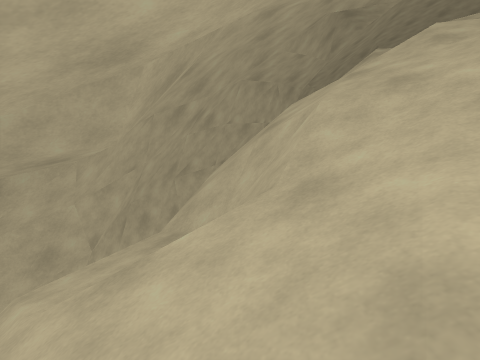
View 1 (above)

18 first-person views from a walk through a scene from a Unity 3-D project. The camera is 1.2 m above the floor, tilts 6° down and sees 80° across. The floor is counted in squares, 2 m on a side. Each view is taken from the middle of a square. On the plan, view 1 faces up. The plan holds only what a view shows up to about 9 squares ahead; the rest is blank. The place goes on beyond the plan. The player character is not drawn.

View 2
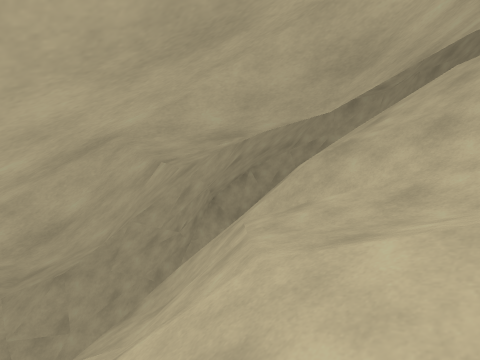

View 3
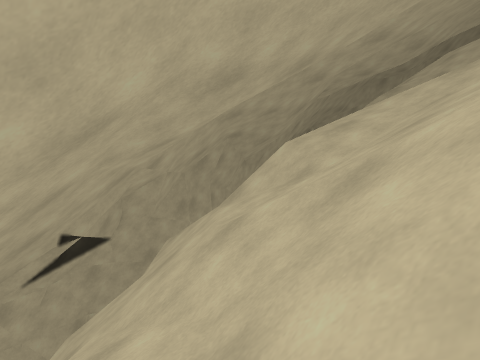

View 4
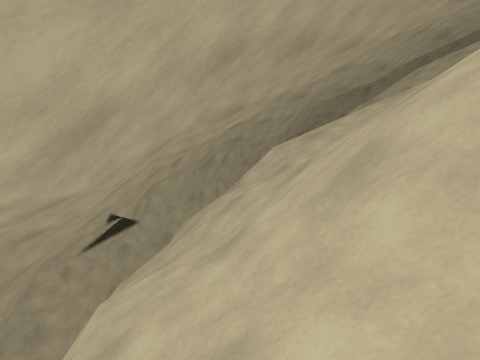

View 5
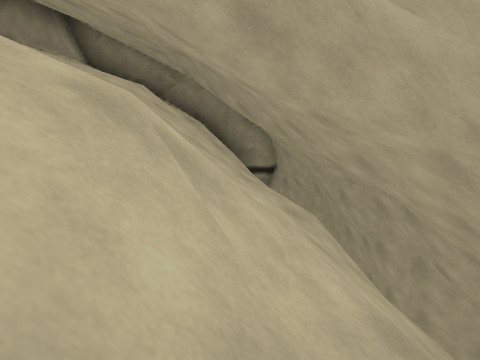

View 6
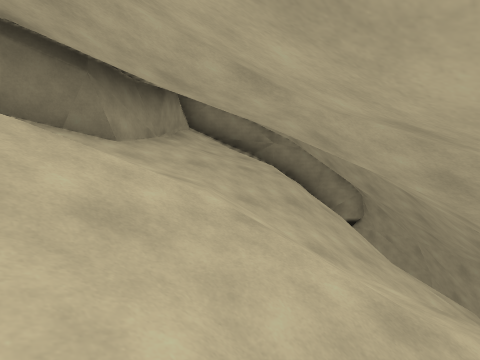

View 7
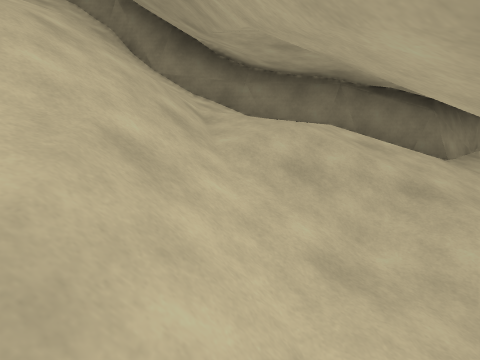

View 8
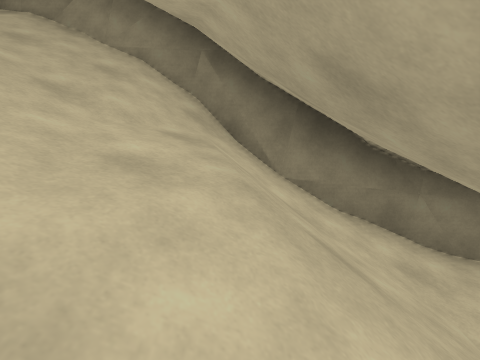

View 9
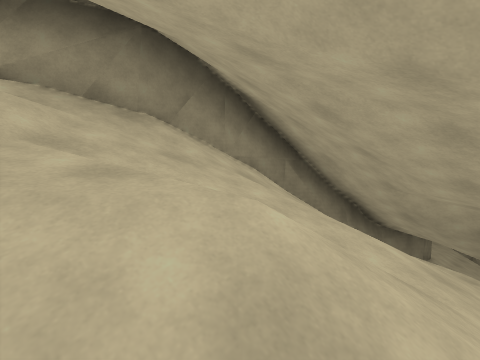

View 10
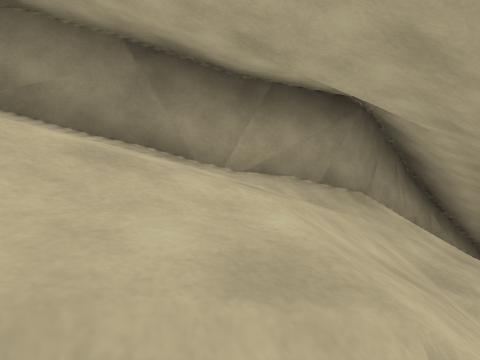

View 11
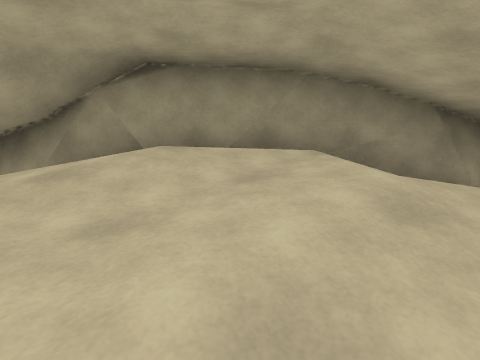

View 12
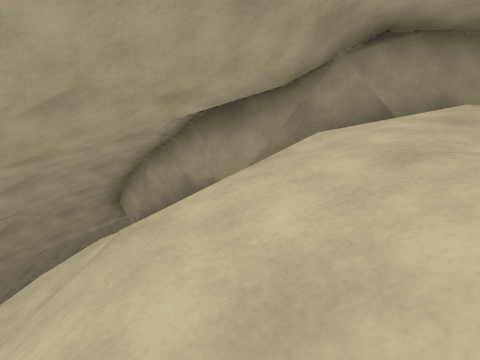

View 13
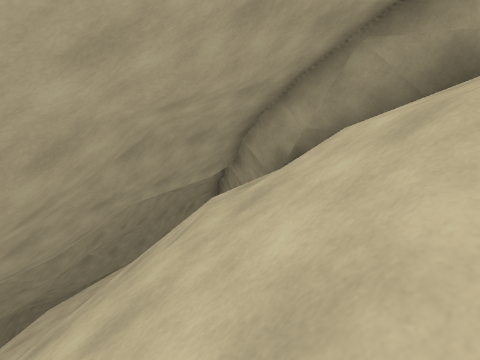

View 14
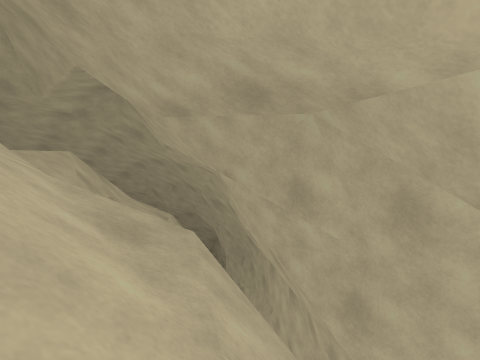

View 15
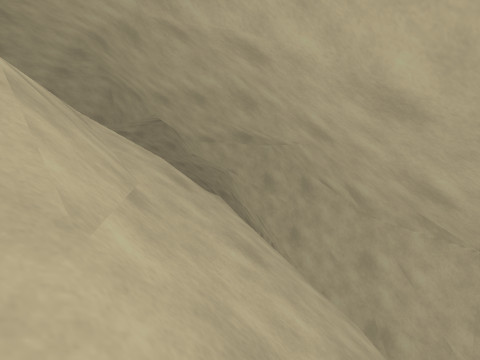

View 16
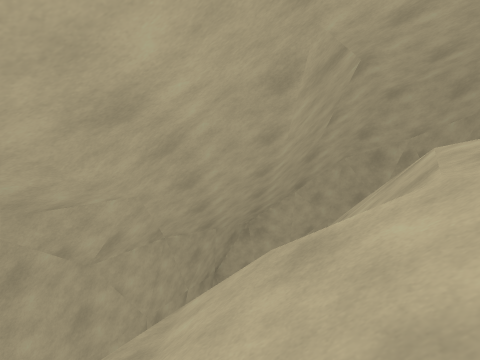

View 17
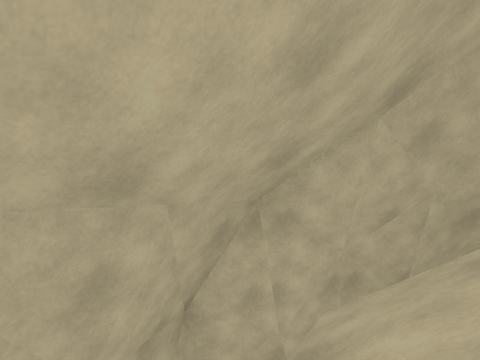

View 18
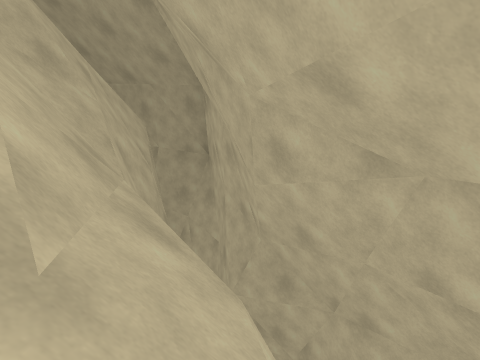

### Floor plan
Key: @ floor where view 1 was taken; # wall or solid block; . main floor; - floor 1.5 m lower than the main floor; / step, stairs or slope; = window, fence, low wall or low ledge; v drop or lower ground.
Columns run from 5 left of view 1 to 20 right of it. Each row starts with its distance up from view 1.
 18             v
 17           vvv#v
 16          vvv#vv/
 15         v###v#/
 14         vvvv#/
 13        vvv//    /////// #
 12        vv/// //////////#=
 11        #v/// // ///// /#
 10        #v/=---. ////  /#vv
  9      v #////./.######  ##
  8      v## / /..##    ## ##
  7     vv##=//./##
  6    vv#v=#=//##
  5    v#v /////#
  4   vv#//////##
  3  v#v#=/////#
  2 v# //=/////#
  1 v#  //////##
  0 ##  /@////#
 -1 v#vv//////#
 -2 v## ////###
 -3  #### // #
 -4  ##//////#
 -5   #  ////#
 -6   #//////##
 -7   #v//////##
 -8   ##///////#
 -9   ##///////#
-10    #v /////#
-11    ####///##
-12      ### ##
-13        ###

Positions as (right, up) in squares from view 1, and headings:
1: (0, 0), facing up
2: (1, -5), facing up-left
3: (2, -10), facing up-left
4: (3, -11), facing up-left
5: (-2, -6), facing down-right
6: (0, -4), facing down-right
7: (-1, -2), facing right
8: (1, 0), facing right
9: (2, 5), facing down-right
10: (4, 7), facing down-right
11: (6, 10), facing down-right
12: (8, 12), facing down-right
13: (11, 13), facing down-right
14: (4, 11), facing down-left
15: (6, 13), facing down-left
16: (4, 8), facing up
17: (4, 12), facing up
18: (10, 16), facing left
